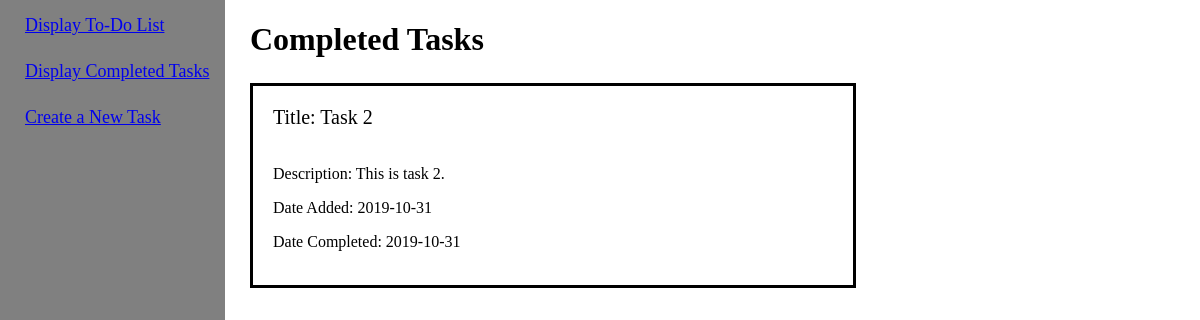
The page /completed on the database as committed earlier.
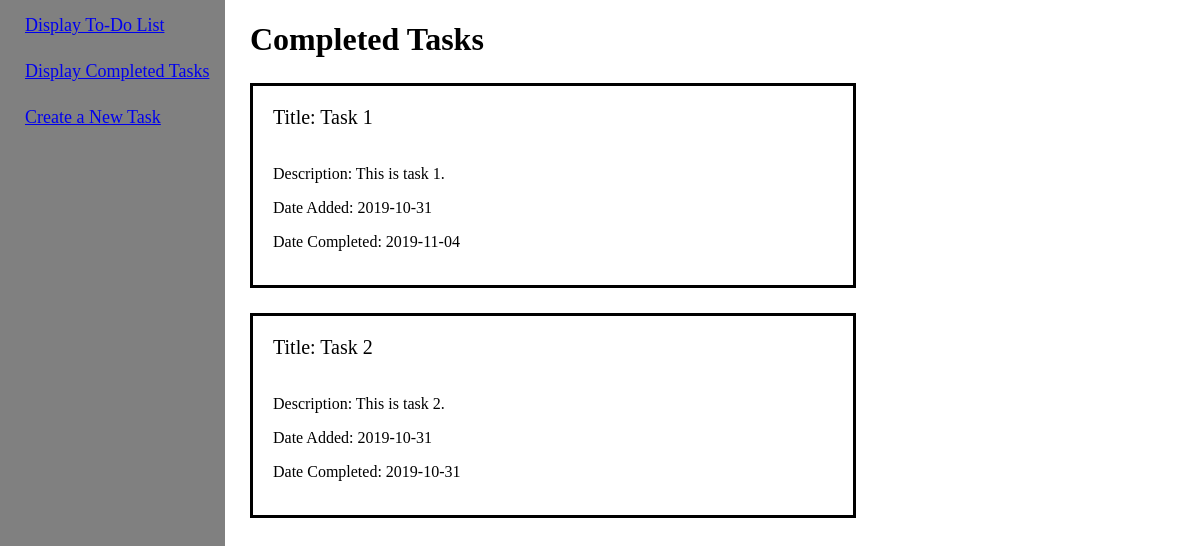
The same page on the database as committed later.
### app/models.py (models this page shows, shortened)
class Task(db.Model):
    id = db.Column(db.Integer, primary_key=True)
    title = db.Column(db.String(150), index=True, unique=True)
    description = db.Column(db.String(500), index=True, unique=True, nullable=True)
    date = db.Column(db.Date())
    completed = db.Column(db.Boolean)
    dateCompleted = db.Column(db.Date())

### app/views.py (the view)
@app.route('/completed')
def display_completed():
    tasks = models.Task.query.all()
    return render_template("view_completed.html",
                           title="Completed Tasks",
                           tasks=tasks)

### app/templates/view_completed.html
{% extends "base.html" %}
{% block content %}
  <h1>Completed Tasks</h1>
  {% for task in tasks %}
    {% if task.completed %}
      <div id="tasks">
        <p id="title">Title: {{ task.title }}</p>
        <p id="desc">Description: {{ task.description }}</p>
        <p id="date">Date Added: {{ task.date }}</p>
        <p id="date">Date Completed: {{ task.dateCompleted }}</p><br>
      </div>
    {% endif %}
  {% endfor %}
{% endblock %}

Rows that differ between the two databases and show on the page:
now on this page (row edited): Task: title "Task 1", description "This is task 1.", date "2019-10-31", dateCompleted "2019-11-04"
